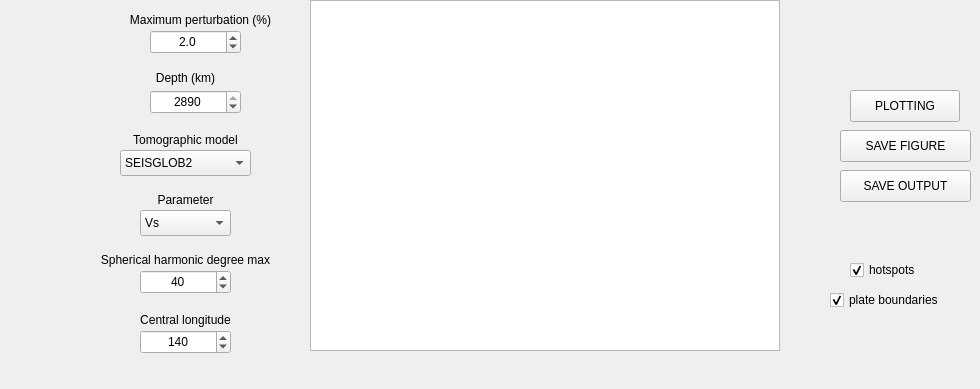
    <widget class="QWidget" name="Map">
     <attribute name="title">
      <string>Map</string>
     </attribute>
     <widget class="QLabel" name="label_17">
      <property name="geometry">
       <rect>
        <x>110</x>
        <y>10</y>
        <width>181</width>
        <height>20</height>
       </rect>
      </property>
      <property name="text">
       <string>Maximum perturbation (%)</string>
      </property>
      <property name="alignment">
       <set>Qt::AlignCenter</set>
      </property>
     </widget>
     <widget class="Qt5MplCanvas" name="mapfig_map">
      <property name="enabled">
       <bool>true</bool>
      </property>
      <property name="geometry">
       <rect>
        <x>310</x>
        <y>0</y>
        <width>470</width>
        <height>351</height>
       </rect>
      </property>
      <property name="minimumSize">
       <size>
        <width>150</width>
        <height>100</height>
       </size>
      </property>
      <property name="maximumSize">
       <size>
        <width>470</width>
        <height>400</height>
       </size>
      </property>
     </widget>
     <widget class="QDoubleSpinBox" name="Vmax_map">
      <property name="geometry">
       <rect>
        <x>150</x>
        <y>30</y>
        <width>91</width>
        <height>24</height>
       </rect>
      </property>
      <property name="alignment">
       <set>Qt::AlignCenter</set>
      </property>
      <property name="decimals">
       <number>1</number>
      </property>
      <property name="maximum">
       <double>20.000000000000000</double>
      </property>
      <property name="singleStep">
       <double>0.500000000000000</double>
      </property>
      <property name="value">
       <double>2.000000000000000</double>
      </property>
     </widget>
     <widget class="QLabel" name="label_18">
      <property name="geometry">
       <rect>
        <x>120</x>
        <y>130</y>
        <width>131</width>
        <height>20</height>
       </rect>
      </property>
      <property name="text">
       <string>Tomographic model</string>
      </property>
      <property name="alignment">
       <set>Qt::AlignCenter</set>
      </property>
     </widget>
     <widget class="QComboBox" name="model_map">
      <property name="geometry">
       <rect>
        <x>120</x>
        <y>150</y>
        <width>131</width>
        <height>26</height>
       </rect>
      </property>
      <property name="editable">
       <bool>false</bool>
      </property>
      <property name="currentIndex">
       <number>0</number>
      </property>
      <property name="maxVisibleItems">
       <number>4</number>
      </property>
      <property name="duplicatesEnabled">
       <bool>true</bool>
      </property>
      <item>
       <property name="text">
        <string>SEISGLOB2</string>
       </property>
      </item>
      <item>
       <property name="text">
        <string>S40RTS</string>
       </property>
      </item>
      <item>
       <property name="text">
        <string>SEMUCB-WM1</string>
       </property>
      </item>
      <item>
       <property name="text">
        <string>S362WMANI+M</string>
       </property>
      </item>
      <item>
       <property name="text">
        <string>SEISGLOB1</string>
       </property>
      </item>
      <item>
       <property name="text">
        <string>SP12RTS</string>
       </property>
      </item>
      <item>
       <property name="text">
        <string>SGLOBE-rani</string>
       </property>
      </item>
      <item>
       <property name="text">
        <string>3D2016-09S</string>
       </property>
      </item>
      <item>
       <property name="text">
        <string>YOUR MODEL</string>
       </property>
      </item>
     </widget>
     <widget class="QLabel" name="label_19">
      <property name="geometry">
       <rect>
        <x>120</x>
        <y>190</y>
        <width>131</width>
        <height>20</height>
       </rect>
      </property>
      <property name="text">
       <string>Parameter</string>
      </property>
      <property name="alignment">
       <set>Qt::AlignCenter</set>
      </property>
     </widget>
     <widget class="QComboBox" name="parameter_map">
      <property name="geometry">
       <rect>
        <x>140</x>
        <y>210</y>
        <width>91</width>
        <height>26</height>
       </rect>
      </property>
      <property name="editable">
       <bool>false</bool>
      </property>
      <property name="currentIndex">
       <number>0</number>
      </property>
      <property name="maxVisibleItems">
       <number>3</number>
      </property>
      <property name="duplicatesEnabled">
       <bool>true</bool>
      </property>
      <item>
       <property name="text">
        <string>Vs</string>
       </property>
      </item>
      <item>
       <property name="text">
        <string>Vp</string>
       </property>
      </item>
      <item>
       <property name="text">
        <string>density</string>
       </property>
      </item>
      <item>
       <property name="text">
        <string>Temperature</string>
       </property>
      </item>
     </widget>
     <widget class="QLabel" name="label_20">
      <property name="geometry">
       <rect>
        <x>300</x>
        <y>360</y>
        <width>471</width>
        <height>20</height>
       </rect>
      </property>
      <property name="font">
       <font>
        <pointsize>16</pointsize>
       </font>
      </property>
      <property name="text">
       <string/>
      </property>
      <property name="alignment">
       <set>Qt::AlignCenter</set>
      </property>
     </widget>
     <widget class="QPushButton" name="savefig_map">
      <property name="geometry">
       <rect>
        <x>840</x>
        <y>130</y>
        <width>131</width>
        <height>32</height>
       </rect>
      </property>
      <property name="text">
       <string>SAVE FIGURE</string>
      </property>
     </widget>
     <widget class="QPushButton" name="plot_map">
      <property name="geometry">
       <rect>
        <x>850</x>
        <y>90</y>
        <width>110</width>
        <height>32</height>
       </rect>
      </property>
      <property name="text">
       <string>PLOTTING</string>
      </property>
     </widget>
     <widget class="QCheckBox" name="hotspots_map">
      <property name="geometry">
       <rect>
        <x>850</x>
        <y>260</y>
        <width>85</width>
        <height>20</height>
       </rect>
      </property>
      <property name="text">
       <string>hotspots</string>
      </property>
      <property name="checked">
       <bool>true</bool>
      </property>
     </widget>
     <widget class="QCheckBox" name="plateboundaries">
      <property name="geometry">
       <rect>
        <x>830</x>
        <y>290</y>
        <width>141</width>
        <height>20</height>
       </rect>
      </property>
      <property name="text">
       <string>plate boundaries</string>
      </property>
      <property name="checked">
       <bool>true</bool>
      </property>
     </widget>
     <widget class="QDoubleSpinBox" name="depth_map">
      <property name="geometry">
       <rect>
        <x>150</x>
        <y>90</y>
        <width>91</width>
        <height>24</height>
       </rect>
      </property>
      <property name="alignment">
       <set>Qt::AlignCenter</set>
      </property>
      <property name="decimals">
       <number>0</number>
      </property>
      <property name="minimum">
       <double>0.000000000000000</double>
      </property>
      <property name="maximum">
       <double>2890.000000000000000</double>
      </property>
      <property name="singleStep">
       <double>1.000000000000000</double>
      </property>
      <property name="value">
       <double>2890.000000000000000</double>
      </property>
     </widget>
     <widget class="QLabel" name="label_21">
      <property name="geometry">
       <rect>
        <x>150</x>
        <y>70</y>
        <width>71</width>
        <height>16</height>
       </rect>
      </property>
      <property name="text">
       <string>Depth (km)</string>
      </property>
      <property name="alignment">
       <set>Qt::AlignCenter</set>
      </property>
     </widget>
     <widget class="QPushButton" name="saveoutput_map">
      <property name="geometry">
       <rect>
        <x>840</x>
        <y>170</y>
        <width>131</width>
        <height>32</height>
       </rect>
      </property>
      <property name="text">
       <string>SAVE OUTPUT</string>
      </property>
     </widget>
     <widget class="QDoubleSpinBox" name="HSdeg_map">
      <property name="geometry">
       <rect>
        <x>140</x>
        <y>270</y>
        <width>91</width>
        <height>24</height>
       </rect>
      </property>
      <property name="alignment">
       <set>Qt::AlignCenter</set>
      </property>
      <property name="decimals">
       <number>0</number>
      </property>
      <property name="minimum">
       <double>1.000000000000000</double>
      </property>
      <property name="maximum">
       <double>60.000000000000000</double>
      </property>
      <property name="singleStep">
       <double>1.000000000000000</double>
      </property>
      <property name="value">
       <double>40.000000000000000</double>
      </property>
     </widget>
     <widget class="QLabel" name="label_39">
      <property name="geometry">
       <rect>
        <x>90</x>
        <y>250</y>
        <width>191</width>
        <height>20</height>
       </rect>
      </property>
      <property name="text">
       <string>Spherical harmonic degree max</string>
      </property>
      <property name="alignment">
       <set>Qt::AlignCenter</set>
      </property>
     </widget>
     <widget class="QDoubleSpinBox" name="lon0_map">
      <property name="geometry">
       <rect>
        <x>140</x>
        <y>330</y>
        <width>91</width>
        <height>24</height>
       </rect>
      </property>
      <property name="alignment">
       <set>Qt::AlignCenter</set>
      </property>
      <property name="decimals">
       <number>0</number>
      </property>
      <property name="minimum">
       <double>-180.000000000000000</double>
      </property>
      <property name="maximum">
       <double>180.000000000000000</double>
      </property>
      <property name="singleStep">
       <double>1.000000000000000</double>
      </property>
      <property name="value">
       <double>140.000000000000000</double>
      </property>
     </widget>
     <widget class="QLabel" name="label_41">
      <property name="geometry">
       <rect>
        <x>90</x>
        <y>310</y>
        <width>191</width>
        <height>20</height>
       </rect>
      </property>
      <property name="font">
       <font>
        <stylestrategy>PreferAntialias</stylestrategy>
       </font>
      </property>
      <property name="text">
       <string>Central longitude</string>
      </property>
      <property name="alignment">
       <set>Qt::AlignCenter</set>
      </property>
     </widget>
    </widget>
